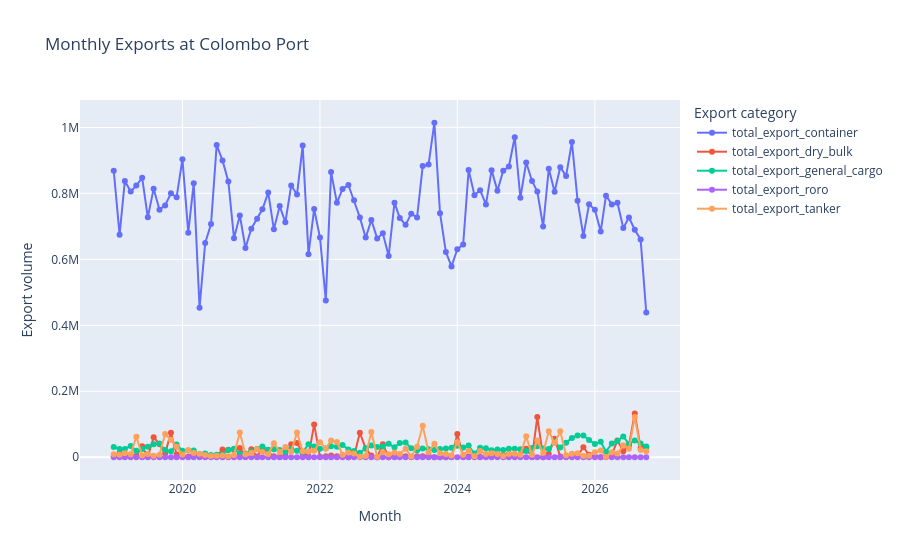

The notebook cell saved with this chart:
### Code cell
plot_export_df = colombo_port_export_data.toPandas()

plot_export_df["date"] = pd.to_datetime(
    plot_df[["year", "month"]].assign(day=1)
)
plot_export_df = plot_df.sort_values("date")

columns = [
    "total_export_container",
    "total_export_dry_bulk",
    "total_export_general_cargo",
    "total_export_roro",
    "total_export_tanker",
]

plot_export_df = colombo_port_export_data.toPandas()

plot_export_df["date"] = pd.to_datetime(
    plot_export_df[["year", "month"]].assign(day=1)
)
plot_export_df = plot_export_df.sort_values("date")

columns = [
    "total_export_container",
    "total_export_dry_bulk",
    "total_export_general_cargo",
    "total_export_roro",
    "total_export_tanker",
]

fig = px.line(
    plot_export_df,
    x="date",
    y=columns,
    markers=True,
    title="Monthly Exports at Colombo Port",
    labels={
        "date": "Month",
        "value": "Export volume",
        "variable": "Export category",
    },
)

fig.show()
